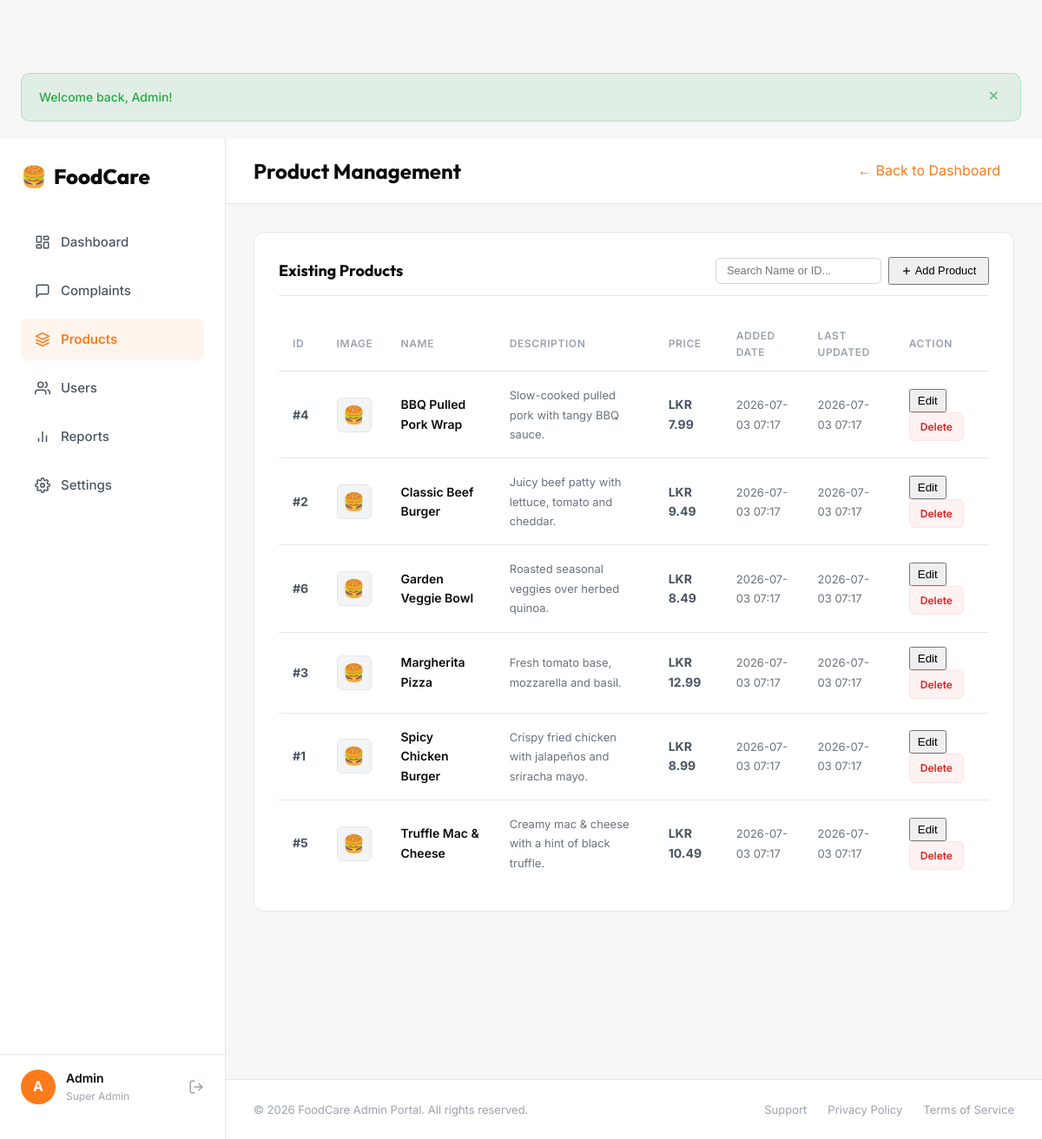
/admin/products.php (signed in), run on the app's committed database.
### tables this page shows
CREATE TABLE IF NOT EXISTS products (
    id          INT AUTO_INCREMENT PRIMARY KEY,
    name        VARCHAR(150) NOT NULL,
    description TEXT,
    price       DECIMAL(10, 2) NOT NULL DEFAULT 0.00,
    image       VARCHAR(255),
    created_at  TIMESTAMP DEFAULT CURRENT_TIMESTAMP,
    updated_at  TIMESTAMP DEFAULT CURRENT_TIMESTAMP ON UPDATE CURRENT_TIMESTAMP
);

### includes/auth.php (called while the page is built, shortened)
<?php
function get_current_user_name(): string {
    return $_SESSION['name'] ?? 'Guest';
}

### admin/products.php (the view, shortened to what this page needs)
<?php
require_once __DIR__ . '/../includes/auth.php';
$pdo = get_db_connection();
try {
    $stmt = $pdo->query("SELECT * FROM products ORDER BY name ASC");
    $products = $stmt->fetchAll();
} catch (PDOException $e) {
    die("Error loading products: " . $e->getMessage());
}
require_once __DIR__ . '/../includes/header.php';
?>
<div class="db-grid">
    <aside class="db-sidebar">
        <div class="db-sidebar__top">
            <a href="<?= BASE_PATH ?>/index.php" class="db-logo">
                🍔 <span>FoodCare</span>
            </a>
            <ul class="db-menu">
                <li class="db-menu__item">
                    <a href="<?= BASE_PATH ?>/admin/dashboard.php">
                        Dashboard
                    </a>
                </li>
                <li class="db-menu__item">
                    <a href="<?= BASE_PATH ?>/admin/complaints.php">
                        <svg width="18" height="18" viewBox="0 0 24 24" fill="none" stroke="currentColor" stroke-width="2"><path d="M21 15a2 2 0 0 1-2 2H7l-4 4V5a2 2 0 0 1 2-2h14a2 2 0 0 1 2 2z"></path></svg>
                        Complaints
                    </a>
                </li>
                <li class="db-menu__item active">
                    <a href="<?= BASE_PATH ?>/admin/products.php">
                        <svg width="18" height="18" viewBox="0 0 24 24" fill="none" stroke="currentColor" stroke-width="2"><path d="M12 2L2 7l10 5 10-5-10-5zM2 17l10 5 10-5M2 12l10 5 10-5"></path></svg>
                        Products
                    </a>
                </li>
                <li class="db-menu__item">
                    <a href="<?= BASE_PATH ?>/admin/users.php">
                        Users
                    </a>
                </li>
                <li class="db-menu__item">
                    <a href="#" onclick="alert('Reports generator is currently processing compiled database logs. Try again later.'); return false;">
                        <svg width="18" height="18" viewBox="0 0 24 24" fill="none" stroke="currentColor" stroke-width="2"><line x1="18" y1="20" x2="18" y2="10"></line><line x1="12" y1="20" x2="12" y2="4"></line><line x1="6" y1="20" x2="6" y2="14"></line></svg>
                        Reports
                    </a>
                </li>
                <li class="db-menu__item">
                    <a href="#" onclick="alert('Access restricted to System Root Administrators.'); return false;">
                        Settings
                    </a>
                </li>
            </ul>
        </div>
        <div class="db-sidebar__bottom">
            <div class="db-user-info">
                <div class="db-user-avatar">
                    <?= strtoupper(substr(get_current_user_name(), 0, 1)) ?>
                </div>
                <div class="db-user-text">
                    <span class="db-user-name"><?= htmlspecialchars(get_current_user_name()) ?></span>
                    <span class="db-user-role">Super Admin</span>
                </div>
            </div>
            <a href="<?= BASE_PATH ?>/logout.php" title="Logout" style="color:#9CA3AF; display:flex; transition:color 0.15s;" onmouseover="this.style.color='#EF4444'" onmouseout="this.style.color='#9CA3AF'">
                <svg width="18" height="18" viewBox="0 0 24 24" fill="none" stroke="currentColor" stroke-width="2" stroke-linecap="round" stroke-linejoin="round"><path d="M9 21H5a2 2 0 0 1-2-2V5a2 2 0 0 1 2-2h4"></path><polyline points="16 17 21 12 16 7"></polyline><line x1="21" y1="12" x2="9" y2="12"></line></svg>
            </a>
        </div>
    </aside>
    <main class="db-main">
        <header class="db-topbar">
            <h1 class="db-topbar__title">Product Management</h1>
            <a href="<?= BASE_PATH ?>/admin/dashboard.php" class="db-btn-secondary-sm" style="padding: 0.5rem 1rem;">
                ← Back to Dashboard
            </a>
        </header>
        <div class="db-body">
            <div class="prod-layout" id="prod-layout-container">
                <div class="db-panel-card" style="width:100%;">
                    <div class="db-panel-header" style="display:flex; justify-content:space-between; align-items:center; border-bottom:1px solid #E6E6E6; padding-bottom:0.75rem; margin-bottom:1.5rem; flex-wrap:wrap; gap:1rem;">
                        <h2 class="db-panel-title" style="margin-bottom:0;">Existing Products</h2>
                        <div style="display:flex; gap:0.5rem; align-items:center; flex-wrap:wrap;">
                            <input type="text" id="prod-search" onkeyup="filterProductsTable()" placeholder="Search Name or ID..." style="padding:0.4rem 0.75rem; border:1px solid #D1D5DB; border-radius:6px; font-size:0.8rem; outline:none; background:#FFF; min-width:180px;">
                            <button class="db-btn-orange" id="toggle-add-btn" onclick="toggleAddProductForm(true)" style="font-size:0.8rem; padding:0.4rem 0.8rem; display:inline-flex; align-items:center; gap:0.25rem;">
                                <svg width="12" height="12" viewBox="0 0 24 24" fill="none" stroke="currentColor" stroke-width="2.5" stroke-linecap="round" stroke-linejoin="round"><line x1="12" y1="5" x2="12" y2="19"></line><line x1="5" y1="12" x2="19" y2="12"></line></svg>
                                Add Product
                            </button>
                        </div>
                    </div>
                    <div class="db-table-wrap">
                        <table class="db-table" id="db-products-table">
                            <thead>
                                <tr>
                                    <th>ID</th>
                                    <th>Image</th>
                                    <th>Name</th>
                                    <th>Description</th>
                                    <th>Price</th>
                                    <th>Added Date</th>
                                    <th>Last Updated</th>
                                    <th>Action</th>
                                </tr>
                            </thead>
                            <tbody>
                                <?php if (empty($products)): ?>
                                    <tr>
                                        <td colspan="8" style="text-align:center; padding:3rem; color:#9CA3AF;">
                                            No food products in menu database yet.
                                        </td>
                                    </tr>
                                <?php else: ?>
                                    <?php foreach ($products as $p): ?>
                                        <tr class="product-row"
                                            data-id="<?= $p['id'] ?>"
                                            data-name="<?= htmlspecialchars(strtolower($p['name'])) ?>">
                                            <td><strong>#<?= $p['id'] ?></strong></td>
                                            <td>
                                                <div style="width:40px; height:40px; border-radius:6px; background:#F3F4F6; display:flex; align-items:center; justify-content:center; overflow:hidden; border:1px solid #E6E6E6;">
                                                    <?php if (!empty($p['image'])): ?>
                                                        <img src="<?= BASE_PATH ?>/uploads/<?= htmlspecialchars($p['image']) ?>" style="width:100%; height:100%; object-fit:cover;">
                                                    <?php else: ?>
                                                        <span style="font-size:1.25rem;">🍔</span>
                                                    <?php endif; ?>
                                                </div>
                                            </td>
                                            <td><span style="font-weight:600; color:#0B0B0B;"><?= htmlspecialchars($p['name']) ?></span></td>
                                            <td><span style="color:#6B7280; font-size:0.8125rem;"><?= htmlspecialchars($p['description'] ?? 'No description') ?></span></td>
                                            <td><strong>LKR <?= number_format($p['price'], 2) ?></strong></td>
                                            <td><span style="font-size:0.8125rem; color:#6B7280;"><?= isset($p['created_at']) ? date('Y-m-d H:i', strtotime($p['created_at'])) : 'N/A' ?></span></td>
                                            <td><span style="font-size:0.8125rem; color:#6B7280;"><?= !empty($p['updated_at']) ? date('Y-m-d H:i', strtotime($p['updated_at'])) : (isset($p['created_at']) ? date('Y-m-d H:i', strtotime($p['created_at'])) : 'N/A') ?></span></td>
                                            <td>
                                                <button class="db-btn-secondary-sm" style="padding: 0.25rem 0.5rem; margin-right: 0.25rem;" onclick='editProduct(<?= json_encode([
                                                    "id" => $p['id'],
                                                    "name" => $p['name'],
                                                    "description" => $p['description'],
                                                    "price" => $p['price']
                                                ]) ?>)'>Edit</button>
                                                <a href="<?= BASE_PATH ?>/admin/products.php?delete=<?= $p['id'] ?>" class="db-btn-danger-sm" onclick="return confirm('Are you sure you want to delete this product? All complaints related to this product will be unlinked.')">
                                                    Delete
                                                </a>
                                            </td>
                                        </tr>
                                    <?php endforeach; ?>
                                <?php endif; ?>
                            </tbody>
                        </table>
                    </div>
                </div>
            </div>
        </div>
        <footer class="db-footer-bar">
            <span>© <?= date('Y') ?> FoodCare Admin Portal. All rights reserved.</span>
            <div class="db-footer-links">
                <a href="#">Support</a>
                <a href="#">Privacy Policy</a>
                <a href="#">Terms of Service</a>
            </div>
        </footer>
    </main>
</div>
<?php require_once __DIR__ . '/../includes/footer.php'; ?>

### css/style.css (style rules this page uses)
:root { --fc-primary: #FF7A1A; --fc-primary-dark: #E06600; --fc-primary-light: #FF9A57; --fc-black: #0B0B0B; --fc-white: #FFFFFF; --fc-bg: #F7F7F8; --fc-card: #FFFFFF; --fc-muted: #4B5563; --fc-border: #E6E6E6; --clr-bg: #F7F7F8; --clr-bg-card: #FFFFFF; --clr-surface: #F0F0F1; --clr-surface-2: #E8E8EA; --clr-border: #E6E6E6; --clr-primary: #FF7A1A; --clr-primary-dark: #E06600; --clr-primary-glow: rgba(255,122,26,0.18); --clr-secondary: #FF9A57; --clr-secondary-glow: rgba(255,154,87,0.15); --clr-success: #28A745; --clr-success-bg: rgba(40,167,69,0.10); --clr-warning: #F59E0B; --clr-warning-bg: rgba(245,158,11,0.10); --clr-danger: #E02424; --clr-danger-bg: rgba(224,36,36,0.10); --clr-info: #3B82F6; --clr-info-bg: rgba(59,130,246,0.10); --clr-text: #0B0B0B; --clr-text-muted: #4B5563; --clr-text-faint: #9CA3AF; --font-base: 'Inter', system-ui, sans-serif; --font-heading: 'Outfit', 'Inter', sans-serif; --text-xs: 0.75rem; --text-sm: 0.875rem; --text-base: 1rem; --text-lg: 1.125rem; --text-xl: 1.25rem; --text-2xl: 1.5rem; --text-3xl: 1.875rem; --text-4xl: 2.25rem; --text-5xl: 3rem; --space-1: 0.25rem; --space-2: 0.5rem; --space-3: 0.75rem; --space-4: 1rem; --space-5: 1.25rem; --space-6: 1.5rem; --space-8: 2rem; --space-10: 2.5rem; --space-12: 3rem; --space-16: 4rem; --radius-sm: 6px; --radius-md: 10px; --radius-lg: 16px; --radius-xl: 24px; --radius-full: 9999px; --shadow-sm: 0 1px 3px rgba(0,0,0,0.08); --shadow-md: 0 4px 16px rgba(0,0,0,0.10); --shadow-lg: 0 8px 32px rgba(0,0,0,0.12); --shadow-primary: 0 0 20px var(--clr-primary-glow); --transition-fast: 150ms ease; --transition-normal: 250ms ease; --transition-slow: 400ms ease; --navbar-h: 68px; }
*, *::before, *::after { box-sizing: border-box; margin: 0; padding: 0; }
html { scroll-behavior: smooth; font-size: 16px; }
body { font-family: var(--font-base); font-size: var(--text-base); color: var(--clr-text); background-color: var(--clr-bg); line-height: 1.6; min-height: 100vh; -webkit-font-smoothing: antialiased; }
a { color: var(--clr-primary); text-decoration: none; transition: color var(--transition-fast); }
ul, ol { list-style: none; }
h1, h2, h3, h4, h5, h6 { font-family: var(--font-heading); font-weight: 700; line-height: 1.25; color: var(--fc-black); }
body { display: flex; flex-direction: column; min-height: 100vh; }
main, .page-wrapper, .lp-wrap, .reg-wrap { flex: 1; }

### data on the page
products: id "4", name "BBQ Pulled Pork Wrap", description "Slow-cooked pulled pork with tangy BBQ sauce.", price "7.99", created_at "2026-07-03 07:17", updated_at "2026-07-03 07:17"
products: id "2", name "Classic Beef Burger", description "Juicy beef patty with lettuce, tomato and cheddar.", price "9.49", created_at "2026-07-03 07:17", updated_at "2026-07-03 07:17"
products: id "6", name "Garden Veggie Bowl", description "Roasted seasonal veggies over herbed quinoa.", price "8.49", created_at "2026-07-03 07:17", updated_at "2026-07-03 07:17"
products: id "3", name "Margherita Pizza", description "Fresh tomato base, mozzarella and basil.", price "12.99", created_at "2026-07-03 07:17", updated_at "2026-07-03 07:17"
products: id "1", name "Spicy Chicken Burger", description "Crispy fried chicken with jalapeños and sriracha mayo.", price "8.99", created_at "2026-07-03 07:17", updated_at "2026-07-03 07:17"
products: id "5", name "Truffle Mac & Cheese", description "Creamy mac & cheese with a hint of black truffle.", price "10.49", created_at "2026-07-03 07:17", updated_at "2026-07-03 07:17"

### other printed values
$flash['message'] "Welcome back, Admin!"
substr(get_current_user_name(), 0, 1) "A"
get_current_user_name() "Admin"
